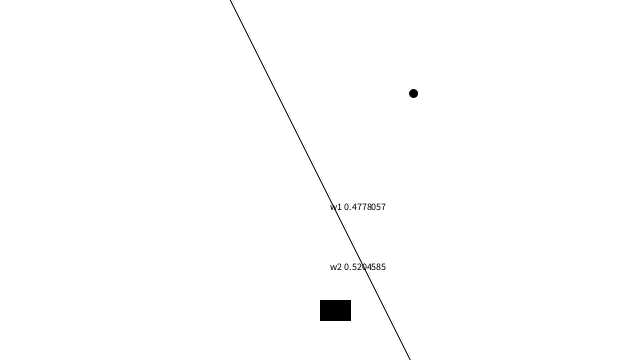
Frame 1 (no input)
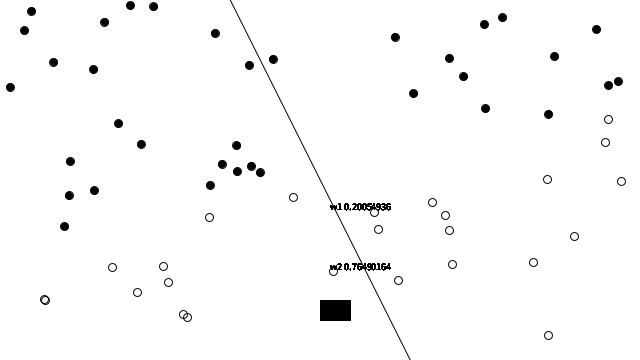
Frame 60 (the mouse pressed at the canvas centre just before this capture)
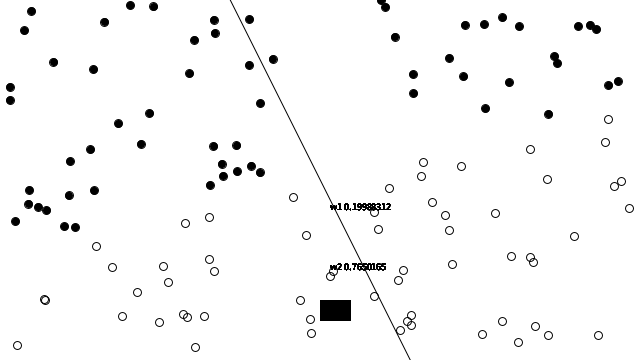
Frame 120 (the mouse held since frame 60 and released just before this capture)

The Processing sketch that drew these frames (run headless with seeded random() and noise(); from frame 60 on, the mouse is pressed at the canvas centre):

// Processing sketch: ANN_12_19_15
// ── ANN_12_19_15.pde

class Neurode {
  float[] weights;
  float learnConst = 0.01;
  static final float e = 2.718281828459;
  
  Neurode(int numOfInputs){
    weights = new float[numOfInputs];
    for(int i = 0; i < numOfInputs; i++){
      weights[i] = .5;
    }
  }
  
  float weightedAve(float[] inputs){
    float sum = 0;
    for(int i = 0; i < weights.length; i++)
    {
      sum = sum + (weights[i] * inputs[i]);
    }
    return sum;
  }
  
  float ActivationFunction(float Ave)
  {
    float y = 1 / (1+ pow(e, -1 * Ave));
    return y;
  }
  
  float feedForward(float [] inputs)
  {
    float Ave = weightedAve(inputs);
    return ActivationFunction(Ave);
  }

  void train(float[] inputs, float desired)
  {
    float guess = feedForward(inputs);
    float error = .5 * pow((desired - guess), 2);
    float dMing = desired - guess;
    
    
    for(int i = 0; i < weights.length; i++) {
      weights[i] += learnConst * dMing * guess * (1 - guess) * inputs[i]; 
    }
    
  }
}

class Trainer 
{
  float[] inputs;
  float answer;
    
  Trainer(float x, float y, float a) {
    inputs = new float[3];
    inputs[0] = x;
    inputs[1] = y;
    inputs[2] = 1;
    answer = a;
  }
}


float f(float x)
{
  return 2 * x;
}

Neurode pTron;
Trainer[] training = new Trainer[2000];
int count = 0;

void setup() {
  size(640, 360);
 
  pTron = new Neurode(2);
  
  for (int i = 0; i < training.length; i++) {
    float x = random(-width/2, width/2);
    float y = random(-height/2, height/2);
    
    float desired = 1;
    if(y > f(x))
    {
      desired = 1;
    } else {
      desired = 0;
    }
    
    training[i] = new Trainer(x,y,desired);
  }
}

void draw() {
  background(255);
  translate(width/2, height/2);
  line(-100, f(-100), 100, f(100));
  
  pTron.train(training[count].inputs, training[count].answer);
  count = (count + 1) % training.length;
  
  for ( int i = 0; i < count; i++) {
    stroke(0);
    float guess = pTron.feedForward(training[i].inputs);
    if ( guess > .5) 
    {
      noFill();
    } else {
      fill(0);
    }
    
    ellipse(training[i].inputs[0], training[i].inputs[1], 8, 8);
    
    rect(0, 120, 30, 20);
    textSize(10);
    text("w2 "+pTron.weights[1], 10, 90);
    text("w1 "+pTron.weights[0], 10, 30);
    
  }
  
  
}
